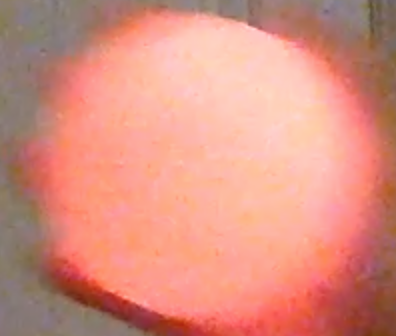
#> input picture orangeled.jpg, 396 x 336 px, given in place of the camera
$ python ball_tracking_multiple.py
#> lines starting #> are read from the running program, lines starting #| are printed output that depends on the picture; after the words box and inside, x2 and y2 are one past the last pixel; in counts of white or black regions, pixels touching at a corner belong together
# ball_tracking_multiple.py can track both a red and green LED seperately
# Adapted from code by Adrian Rosebrock, https://www.pyimagesearch.com/2015/09/14/ball-tracking-with-opencv/
# import the necessary packages
from collections import deque
from imutils.video import VideoStream
import numpy as np
import argparse
import cv2
import imutils
import time

# construct the argument parse and parse the arguments
# either use a given video, or webcam
ap = argparse.ArgumentParser()
ap.add_argument("-v", "--video",
	help="path to the (optional) video file")

# buffer: size of the tail
ap.add_argument("-b", "--buffer", type=int, default=64,
	help="max buffer size")
args = vars(ap.parse_args())

# HSV ranges for the two LEDs
# for red LED
rLower = (165, 50, 210)
rUpper = (255, 180, 255)

# for green LED
gLower = (60, 39, 210)
gUpper = (130, 255, 255)

pts = deque(maxlen=args["buffer"]) # deque of points, red LED
pts2 = deque(maxlen=args["buffer"]) # deque of points, green LED

# if a video path was not supplied, grab the reference
# to the webcam
if not args.get("video", False):
	vs = VideoStream(src=0).start() # different src numbers = different streams

# otherwise, grab a reference to the video file
else:
	vs = cv2.VideoCapture(args["video"])
# allow the camera or video file to warm up
time.sleep(2.0)

firstLoop = True # check if this is the first loop
prevCenter = [0, 0] # previous center values
croppedFrame = [0, 0, 0, 0] #y1, y2, x1, x2

# keep looping
while True:
	# grab the current frame
	frame = vs.read()
#> frame is the input picture: shape (336, 396, 3); mean B, G, R 128.5, 143.8, 216.9
	# handle the frame from VideoCapture or VideoStream
	frame = frame[1] if args.get("video", False) else frame
	#^ if it's video capture, it's a tuple [grabbed boolean, frame]

	# if we are viewing a video and we did not grab a frame,
	# then we have reached the end of the video
	if frame is None:
		break # end of recorded video

	# resize the frame, blur it, and convert it to the HSV
	# color space
	frame = imutils.resize(frame, width=600)
#> frame: shape (509, 600, 3)
	blurred = cv2.GaussianBlur(frame, (11, 11), 0)
	hsv = cv2.cvtColor(blurred, cv2.COLOR_BGR2HSV)
#> hsv: shape (509, 600, 3); mean H, S, V 13.6, 102.5, 216.8

	# mask for the two colors, and remove extra blobs
	mask = cv2.inRange(hsv, rLower, rUpper) # mask for red
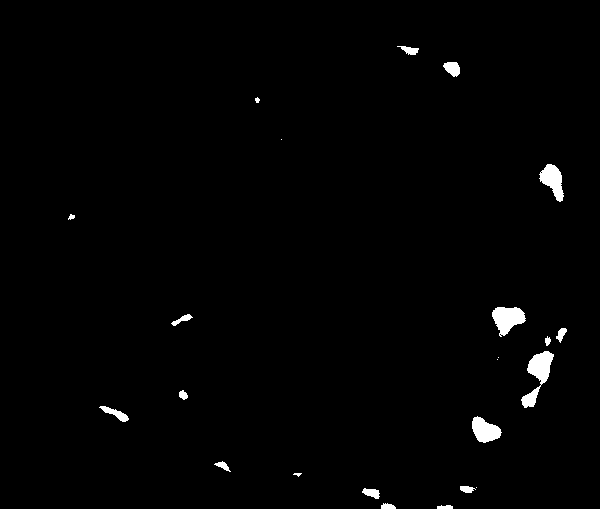
#> mask: shape (509, 600); 1.2% white; 23 white regions (4 under 20 px), largest, box (x1, y1, x2, y2) and area: (521, 351, 554, 408) 769, (492, 307, 526, 337) 639, (539, 164, 564, 202) 528
	mask = cv2.erode(mask, None, iterations=2)
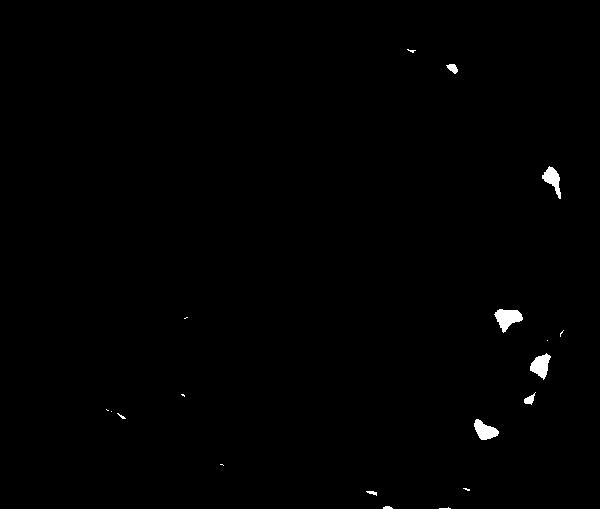
#> mask: shape (509, 600); 0.53% white; 19 white regions (11 under 20 px), largest, box (x1, y1, x2, y2) and area: (494, 309, 523, 333) 396, (530, 353, 551, 380) 328, (474, 419, 499, 440) 313
	mask = cv2.dilate(mask, None, iterations=2)
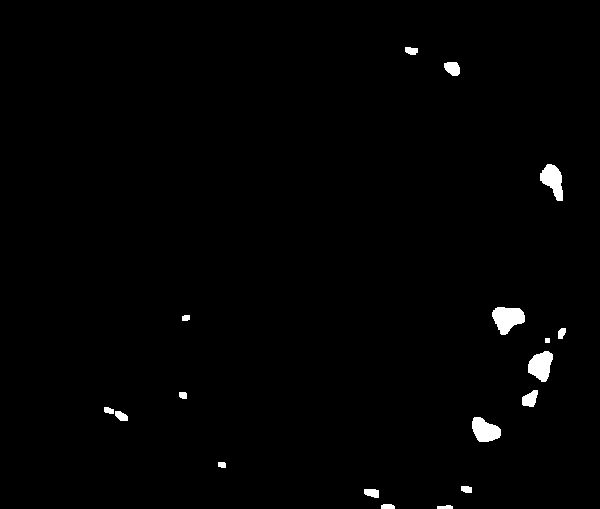
#> mask: shape (509, 600); 1.1% white; 18 white regions

	mask2 = cv2.inRange(hsv, gLower, gUpper) # mask for green
#> mask2: shape (509, 600); every value is 0
	mask2 = cv2.erode(mask2, None, iterations=2)
	mask2 = cv2.dilate(mask2, None, iterations=2)

	# initialize ball centers
	center = None # x, y center, red
	center2 = None # x, y center, green

    # find contours for both
	cnts = cv2.findContours(mask.copy(), cv2.RETR_EXTERNAL, cv2.CHAIN_APPROX_SIMPLE)
#> cnts = 18 contours, 1 with area under 20; largest, box (x1, y1, x2, y2) and area: (492, 307, 525, 335) 578, (528, 351, 553, 382) 494, (472, 417, 501, 442) 472, (540, 164, 563, 201) 470, (522, 390, 538, 407) 166
	cnts = imutils.grab_contours(cnts)

	cnts2 = cv2.findContours(mask2.copy(), cv2.RETR_EXTERNAL, cv2.CHAIN_APPROX_SIMPLE)
#> cnts2 = 0 contours
	cnts2 = imutils.grab_contours(cnts2)
#> cnts2 = []

	# only proceed if at least one contour was found, red LED
	if len(cnts) > 0:
		# find the largest contour in the mask, then use
		# it to compute the minimum enclosing circle and
		# centroid
		c = max(cnts, key=cv2.contourArea)
#> c = contour of 43 points, box (x1, y1, x2, y2) (492, 307, 525, 335), area 578
		((x, y), radius) = cv2.minEnclosingCircle(c)
#> x = 507.5; y = 318.5; radius = 16.83
		M = cv2.moments(c)
#> M = moments, m00 577.5, centre m10/m00, m01/m00 = (507.2, 318.1)
		center = (int(M["m10"] / (M["m00"] + 0.0000001)), int(M["m01"] / (M["m00"] + 0.0000001))) # this is the center
#> center = (507, 318)
		prevCenter = center
#> prevCenter = (507, 318)

		if(firstLoop):
			centerStr = str(prevCenter[0])+','+str(prevCenter[1])
#> centerStr = '507,318'
			print(centerStr)
#| 507,318
			firstLoop = False
		else:
			centerStr = '\n'+str(prevCenter[0])+','+str(prevCenter[1])
	# update the points queue
	pts.appendleft(center)


	# only proceed if at least one contour was found, green LED
	if len(cnts2) > 0:
		# find the largest contour in the mask, then use
		# it to compute the minimum enclosing circle and
		# centroid
		c = max(cnts2, key=cv2.contourArea)
		((x, y), radius) = cv2.minEnclosingCircle(c)
		M = cv2.moments(c)
		center2 = (int(M["m10"] / (M["m00"] + 0.0000001)), int(M["m01"] / (M["m00"] + 0.0000001))) # this is the center
		prevCenter2 = center2

		if(firstLoop):
			centerStr2 = str(prevCenter2[0])+','+str(prevCenter2[1])
			print(centerStr2)
			firstLoop2 = False
		else:
			centerStr2 = '\n'+str(prevCenter2[0])+','+str(prevCenter2[1])

	# update the points queue
	pts2.appendleft(center2)

    # loop over the set of tracked points, red LED
	for i in range(1, len(pts)):
		# if either of the tracked points are None, ignore
		# them
		if pts[i - 1] is None or pts[i] is None:
			continue
		# otherwise, compute the thickness of the line and
		# draw the connecting lines
		thickness = int(np.sqrt(args["buffer"] / float(i + 1)) * 2.5)
		cv2.line(frame, pts[i - 1], pts[i], (0, 0, 255), thickness) # draw line in red

	# loop over the set of tracked points, green LED
	for i in range(1, len(pts2)):
		# if either of the tracked points are None, ignore
		# them
		if pts2[i - 1] is None or pts2[i] is None:
			continue
		# otherwise, compute the thickness of the line and
		# draw the connecting lines
		thickness = int(np.sqrt(args["buffer"] / float(i + 1)) * 2.5)
		cv2.line(frame, pts2[i - 1], pts2[i], (255, 0, 0), thickness) # draw line in blue


	# show the frame to our screen
	cv2.imshow("Frame", frame)
	key = cv2.waitKey(1) & 0xFF
#> (key q is pressed here)
	# if the 'q' key is pressed, stop the loop
	if key == ord("q"):
		break


# if we are not using a video file, stop the camera video stream
if not args.get("video", False):
	vs.stop()
# otherwise, release the camera
else:
	vs.release()

cv2.waitKey(3000)
# close all windows
cv2.destroyAllWindows()
